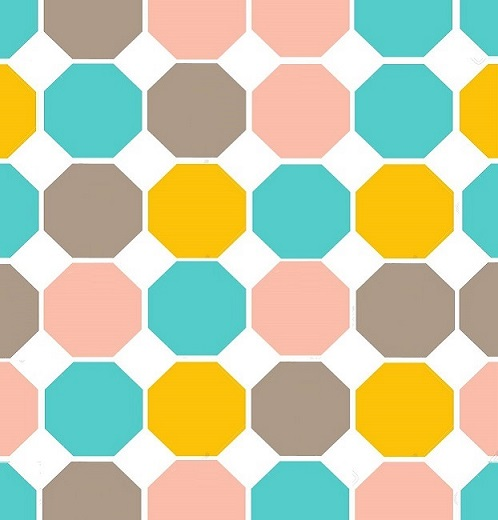
#> input picture old.jpg, 498 x 520 px
$ jupyter execute --allow-errors respon.ipynb
#> lines starting #> are read from the running program, lines starting #| are printed output that depends on the picture
[cell 1]
import numpy as np
import matplotlib.pyplot as plt
import matplotlib.image as mig
# from scipy import signal

import cv2

[cell 2]
image = mig.imread("old.jpg")
#> image is the input picture: shape (520, 498, 3); mean R, G, B 197.5, 202.8, 169.9
image = cv2.cvtColor(image, cv2.COLOR_RGB2GRAY)
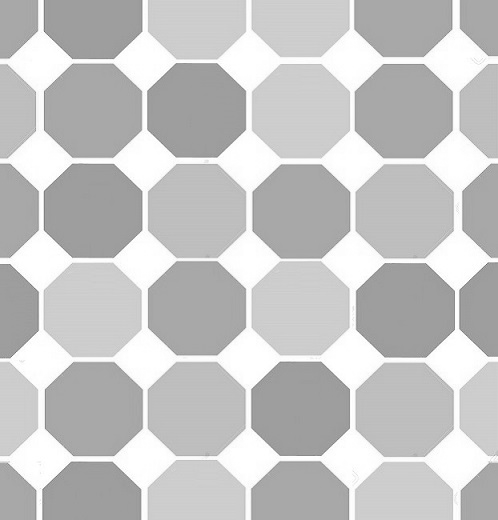
#> image: shape (520, 498); min 99, max 255, mean 197.5
image = cv2.resize(image, (256,256))
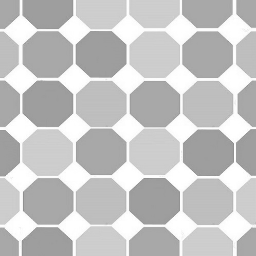
#> image: shape (256, 256); min 140, max 255, mean 197.5
plt.imshow(image, cmap="gray")
print(image.shape)
#| (256, 256)
